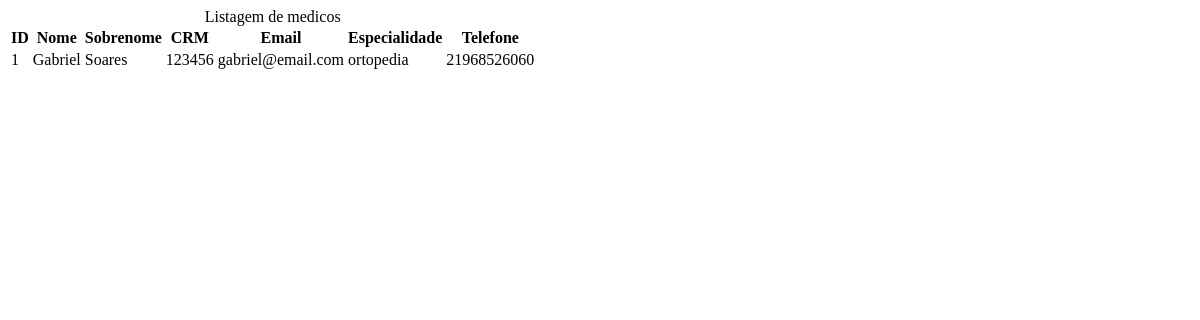
The page /medicos/ on the database as committed earlier.
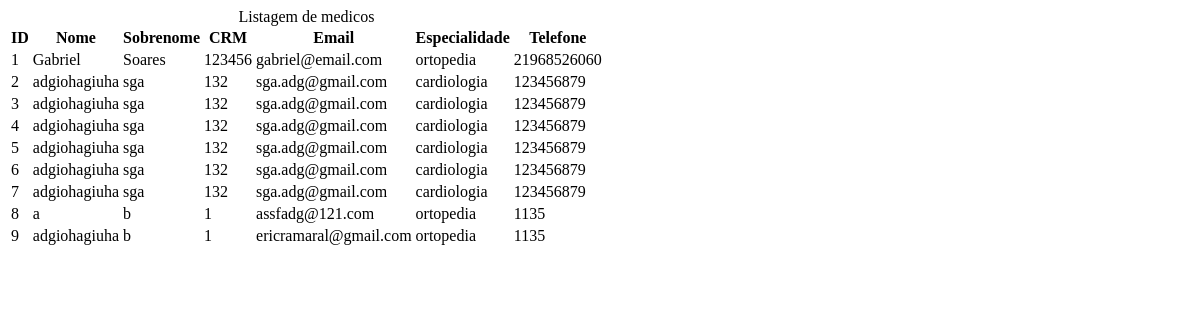
The same page on the database as committed later.
### sistema/models.py (models this page shows, shortened)
class Medico(models.Model):
    nome = models.CharField(max_length=50)
    sobrenome = models.CharField(max_length=50)
    crm = models.CharField(max_length=6)
    email = models.EmailField()
    criacao_data = models.DateTimeField(default=timezone.now)
    telefone = models.CharField(max_length=20)
    imagem = models.ImageField(upload_to='img/%Y/%m', blank=True)
    ativo = models.BooleanField(default=True)
    mensagem = models.TextField(blank=True)
    especialidade_id = models.ForeignKey(Especialidade, on_delete=models.CASCADE, default='1', verbose_name='Especialidade')

class Especialidade(models.Model):
    nome = models.CharField(max_length=50)
    def __str__(self):
        return self.nome

### sistema/views/medico_views.py (the view)
# urls.py: path('medicos/', views.listarMedicos, name='medicos'),
def listarMedicos(request):
    medicos = Medico.objects.all()
    context = {
        'medicos': medicos,
    }
    return render(
        request,
        'medico/listar.html',
        context,
    )

### sistema/templates/medico/listar.html
{% block conteudo %}
    <div class="responsive-table">
        <table class="pacientes-table">
            <caption class="table-caption">
                Listagem de medicos
            </caption>
            <thead>
                <tr class="table-row table-row-header">
                    <th class="table-header">ID</th>
                    <th class="table-header">Nome</th>
                    <th class="table-header">Sobrenome</th>
                    <th class="table-header">CRM</th>
                    <th class="table-header">Email</th>
                    <th class="table-header">Especialidade</th>
                    <th class="table-header">Telefone</th>
                </tr>
            </thead>
            <tbody>
                {% for medico in medicos %}
                    <tr class="table-row">
                        <td class="table-cel"> {{ medico.id }} </td>
                        <td class="table-cel"> {{ medico.nome }} </td>
                        <td class="table-cel"> {{ medico.sobrenome }} </td>
                        <td class="table-cel"> {{ medico.crm }} </td>
                        <td class="table-cel"> {{ medico.email }} </td>
                        <td class="table-cel"> {{ medico.especialidade_id }} </td>
                        <td class="table-cel"> {{ medico.telefone }} </td>
                    </tr>
                {% endfor %}
            </tbody>
        </table>
    </div>
{% endblock conteudo %}

Rows that differ between the two databases and show on the page:
added Medico: id "2", nome "adgiohagiuha", sobrenome "sga", crm "132", email "sga.adg@gmail.com", especialidade_id "cardiologia", telefone "123456879"
added Medico: id "3", nome "adgiohagiuha", sobrenome "sga", crm "132", email "sga.adg@gmail.com", especialidade_id "cardiologia", telefone "123456879"
added Medico: id "4", nome "adgiohagiuha", sobrenome "sga", crm "132", email "sga.adg@gmail.com", especialidade_id "cardiologia", telefone "123456879"
added Medico: id "5", nome "adgiohagiuha", sobrenome "sga", crm "132", email "sga.adg@gmail.com", especialidade_id "cardiologia", telefone "123456879"
added Medico: id "6", nome "adgiohagiuha", sobrenome "sga", crm "132", email "sga.adg@gmail.com", especialidade_id "cardiologia", telefone "123456879"
added Medico: id "7", nome "adgiohagiuha", sobrenome "sga", crm "132", email "sga.adg@gmail.com", especialidade_id "cardiologia", telefone "123456879"
added Medico: id "8", nome "a", sobrenome "b", crm "1", email "assfadg@121.com", especialidade_id "ortopedia", telefone "1135"
added Medico: id "9", nome "adgiohagiuha", sobrenome "b", crm "1", email "ericramaral@gmail.com", especialidade_id "ortopedia", telefone "1135"
